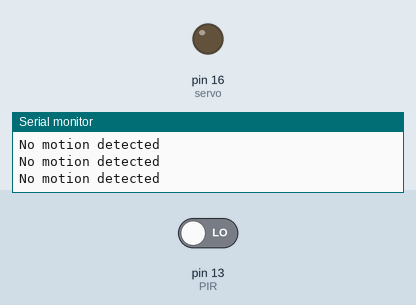
A sketch run on a simulated Arduino Uno, built with avr-gcc and run on an emulated ATmega328P. On the bench: output pins drawn as LEDs (lit = HIGH), the last lines printed to the serial monitor. The inputs (shaded band) are chosen by the test bench; at power-on: pin 13 (PIR) LOW.

Above: at 6.8 s.
6.9 s: pin 13 (PIR) driven HIGH
At 9.9 s:
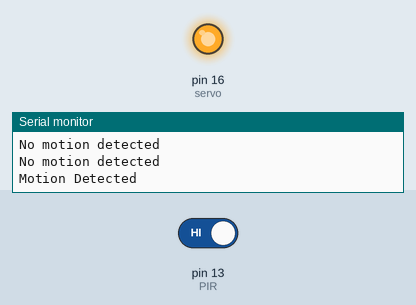
10.8 s: pin 13 (PIR) driven LOW
At 13.4 s:
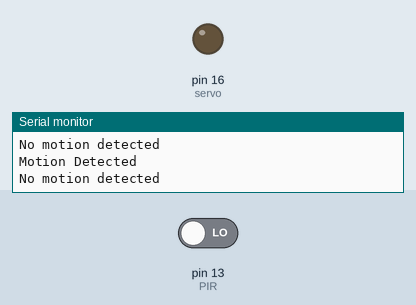
Timing chart, 0 to 14.9 s (numbered marks = the images above; inputs shaded):
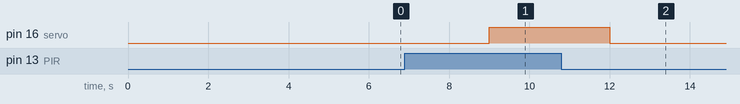

The sketch:

inventoneSmartDoor.ino
```cpp
/*This code opens a door when a person approaches the door and shuts the door when no one
is present.
Please ensure you set Jumper on the PIR to come ON only when the person approaches and stays
close to the door (check PIR datasheet for more info)*/
//Define the pins for PIR sensor and Servo
int servo = 16;
int PIR = 13;
void setup() {
  pinMode(servo, OUTPUT);
  pinMode(PIR, INPUT);
//Begin serial monitor communication
  Serial.begin(9600);
}

void loop() {
//Check if PIR has sensed motion or not
  if(digitalRead(PIR) == HIGH){
    Serial.println("Motion Detected");
//Open the door
    digitalWrite(servo, HIGH);
    }
  else{
    Serial.println("No motion detected");
//Ensure the door doesn't open
    digitalWrite(servo,LOW);
  }
   delay(3000);
}
```

Measured:
- after the input at 6.9 s, pin 16 (servo): LOW → HIGH after 2.1 s
- after the input at 10.8 s, pin 16 (servo): HIGH → LOW after 1.2 s
